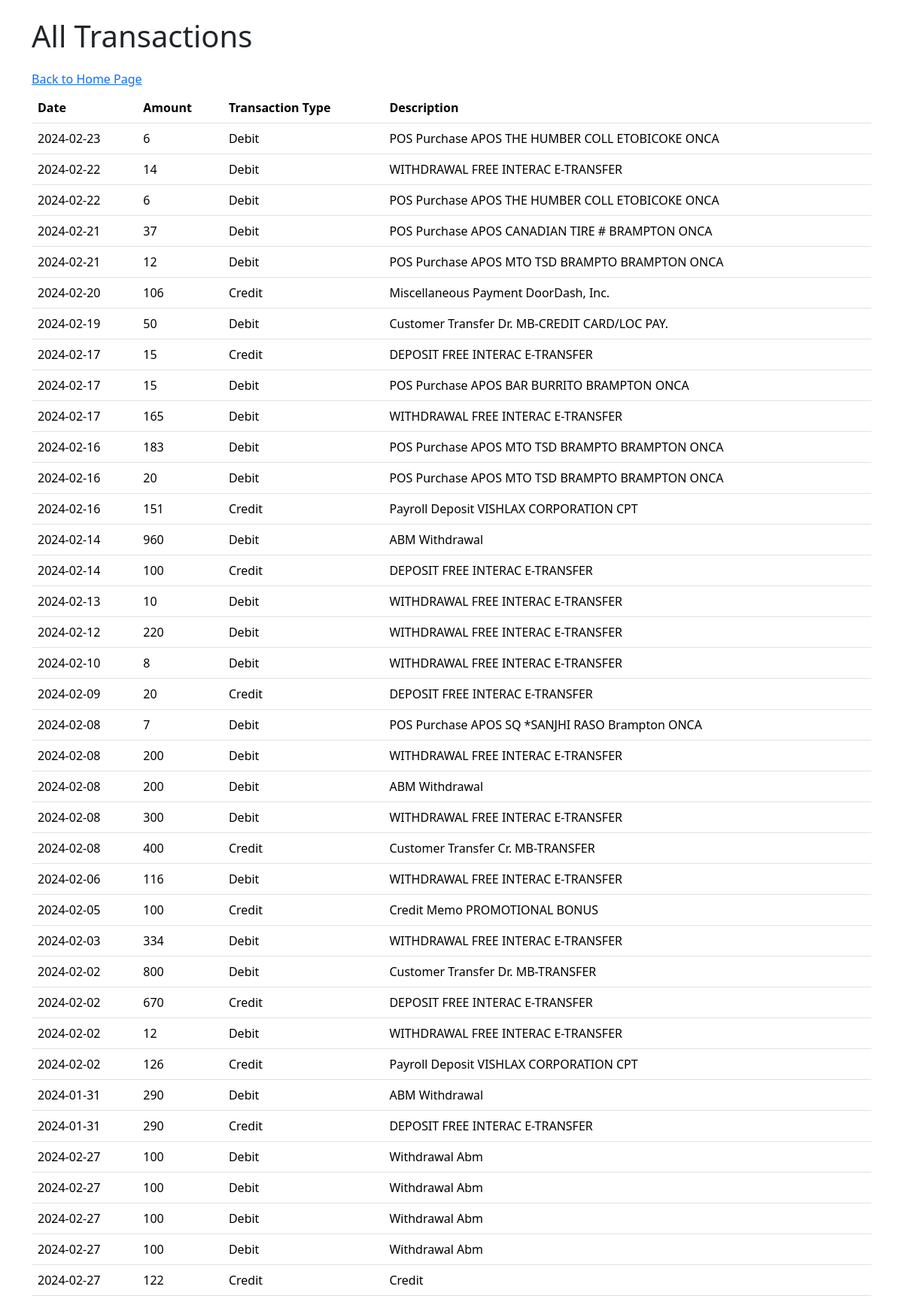
The app's page /all_transactions.php with its own data.
### tables this page shows
CREATE TABLE `transactions` (
  `transactionId` int(20) NOT NULL,
  `date` date NOT NULL,
  `amount` int(100) NOT NULL,
  `transactionType` varchar(200) NOT NULL,
  `transactionDescription` varchar(200) DEFAULT NULL,
  `userId` int(20) NOT NULL
);

### all_transactions.php (the view, shortened to what this page needs)
<?php
$host = "localhost";
$username = "root";
$password = "";
$dbname = "account";
$conn = mysqli_connect($host, $username, $password, $dbname);
$query = "SELECT date, amount, transactionType, transactionDescription FROM transactions WHERE userId = 1";
$result = mysqli_query($conn,$query);
?>
<!DOCTYPE html>
<html lang="en">
<head>
    <link href="https://cdn.jsdelivr.net/npm/bootstrap@5.3.3/dist/css/bootstrap.min.css" rel="stylesheet">
</head>
<body>
    <div class="container mt-4">
        <h1 class="mb-4">All Transactions</h1>
        <h6><a href="index.php">Back to Home Page</a> </h6>
        <table class="table">
            <thead>
                <tr>
                    <th>Date</th>
                    <th>Amount</th>
                    <th>Transaction Type</th>
                    <th>Description</th>
                </tr>
            </thead>
            <tbody>
                <?php
                while ($transaction = $result->fetch_assoc()) {
                    echo "<tr>
                            <td>".$transaction['date']."</td>
                            <td>".abs($transaction['amount'])."</td>
                            <td>";
                            if ($transaction['amount']<0) {
                                echo "Debit </td>";
                            }
                            else
                            {
                                echo "Credit </td>";
                            }
                            echo "
                            <td>".$transaction['transactionType']." ".$transaction['transactionDescription']."</td>
                          </tr>";
                }
                ?>
            </tbody>
        </table>
    </div>
</body>
</html>

### records on screen
transactions: date "2024-02-23", amount "6", shows "Debit", transactionType "POS Purchase", transactionDescription "APOS THE HUMBER COLL ETOBICOKE ONCA"
transactions: date "2024-02-22", amount "14", shows "Debit", transactionType "WITHDRAWAL", transactionDescription "FREE INTERAC E-TRANSFER"
transactions: date "2024-02-22", amount "6", shows "Debit", transactionType "POS Purchase", transactionDescription "APOS THE HUMBER COLL ETOBICOKE ONCA"
transactions: date "2024-02-21", amount "37", shows "Debit", transactionType "POS Purchase", transactionDescription "APOS CANADIAN TIRE # BRAMPTON ONCA"
transactions: date "2024-02-21", amount "12", shows "Debit", transactionType "POS Purchase", transactionDescription "APOS MTO TSD BRAMPTO BRAMPTON ONCA"
transactions: date "2024-02-20", amount "106", shows "Credit", transactionType "Miscellaneous Payment", transactionDescription "DoorDash, Inc."
transactions: date "2024-02-19", amount "50", shows "Debit", transactionType "Customer Transfer Dr.", transactionDescription "MB-CREDIT CARD/LOC PAY."
transactions: date "2024-02-17", amount "15", shows "Credit", transactionType "DEPOSIT", transactionDescription "FREE INTERAC E-TRANSFER"
transactions: date "2024-02-17", amount "15", shows "Debit", transactionType "POS Purchase", transactionDescription "APOS BAR BURRITO BRAMPTON ONCA"
transactions: date "2024-02-17", amount "165", shows "Debit", transactionType "WITHDRAWAL", transactionDescription "FREE INTERAC E-TRANSFER"
transactions: date "2024-02-16", amount "183", shows "Debit", transactionType "POS Purchase", transactionDescription "APOS MTO TSD BRAMPTO BRAMPTON ONCA"
transactions: date "2024-02-16", amount "20", shows "Debit", transactionType "POS Purchase", transactionDescription "APOS MTO TSD BRAMPTO BRAMPTON ONCA"
transactions: date "2024-02-16", amount "151", shows "Credit", transactionType "Payroll Deposit", transactionDescription "VISHLAX CORPORATION CPT"
transactions: date "2024-02-14", amount "960", shows "Debit", transactionType "ABM Withdrawal"
transactions: date "2024-02-14", amount "100", shows "Credit", transactionType "DEPOSIT", transactionDescription "FREE INTERAC E-TRANSFER"
transactions: date "2024-02-13", amount "10", shows "Debit", transactionType "WITHDRAWAL", transactionDescription "FREE INTERAC E-TRANSFER"
transactions: date "2024-02-12", amount "220", shows "Debit", transactionType "WITHDRAWAL", transactionDescription "FREE INTERAC E-TRANSFER"
transactions: date "2024-02-10", amount "8", shows "Debit", transactionType "WITHDRAWAL", transactionDescription "FREE INTERAC E-TRANSFER"
transactions: date "2024-02-09", amount "20", shows "Credit", transactionType "DEPOSIT", transactionDescription "FREE INTERAC E-TRANSFER"
transactions: date "2024-02-08", amount "7", shows "Debit", transactionType "POS Purchase", transactionDescription "APOS SQ *SANJHI RASO Brampton ONCA"
transactions: date "2024-02-08", amount "200", shows "Debit", transactionType "WITHDRAWAL", transactionDescription "FREE INTERAC E-TRANSFER"
transactions: date "2024-02-08", amount "200", shows "Debit", transactionType "ABM Withdrawal"
transactions: date "2024-02-08", amount "300", shows "Debit", transactionType "WITHDRAWAL", transactionDescription "FREE INTERAC E-TRANSFER"
transactions: date "2024-02-08", amount "400", shows "Credit", transactionType "Customer Transfer Cr.", transactionDescription "MB-TRANSFER"
transactions: date "2024-02-06", amount "116", shows "Debit", transactionType "WITHDRAWAL", transactionDescription "FREE INTERAC E-TRANSFER"
transactions: date "2024-02-05", amount "100", shows "Credit", transactionType "Credit Memo", transactionDescription "PROMOTIONAL BONUS"
transactions: date "2024-02-03", amount "334", shows "Debit", transactionType "WITHDRAWAL", transactionDescription "FREE INTERAC E-TRANSFER"
transactions: date "2024-02-02", amount "800", shows "Debit", transactionType "Customer Transfer Dr.", transactionDescription "MB-TRANSFER"
transactions: date "2024-02-02", amount "670", shows "Credit", transactionType "DEPOSIT", transactionDescription "FREE INTERAC E-TRANSFER"
transactions: date "2024-02-02", amount "12", shows "Debit", transactionType "WITHDRAWAL", transactionDescription "FREE INTERAC E-TRANSFER"
transactions: date "2024-02-02", amount "126", shows "Credit", transactionType "Payroll Deposit", transactionDescription "VISHLAX CORPORATION CPT"
transactions: date "2024-01-31", amount "290", shows "Debit", transactionType "ABM Withdrawal"
transactions: date "2024-01-31", amount "290", shows "Credit", transactionType "DEPOSIT", transactionDescription "FREE INTERAC E-TRANSFER"
transactions: date "2024-02-27", amount "100", shows "Debit", transactionType "Withdrawal", transactionDescription "Abm"
transactions: date "2024-02-27", amount "100", shows "Debit", transactionType "Withdrawal", transactionDescription "Abm"
transactions: date "2024-02-27", amount "100", shows "Debit", transactionType "Withdrawal", transactionDescription "Abm"
transactions: date "2024-02-27", amount "100", shows "Debit", transactionType "Withdrawal", transactionDescription "Abm"
transactions: date "2024-02-27", amount "122", shows "Credit", transactionType "Credit"
